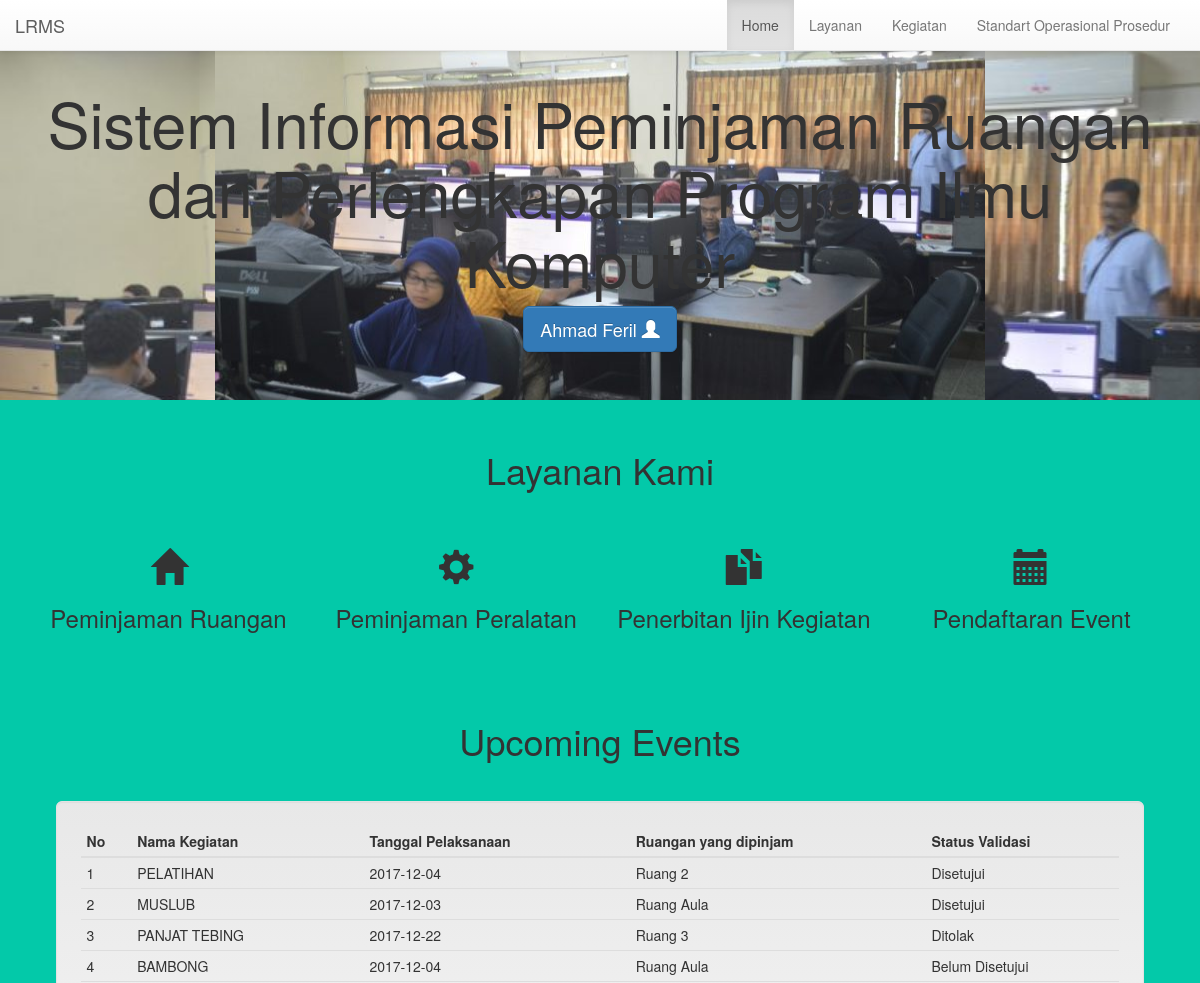
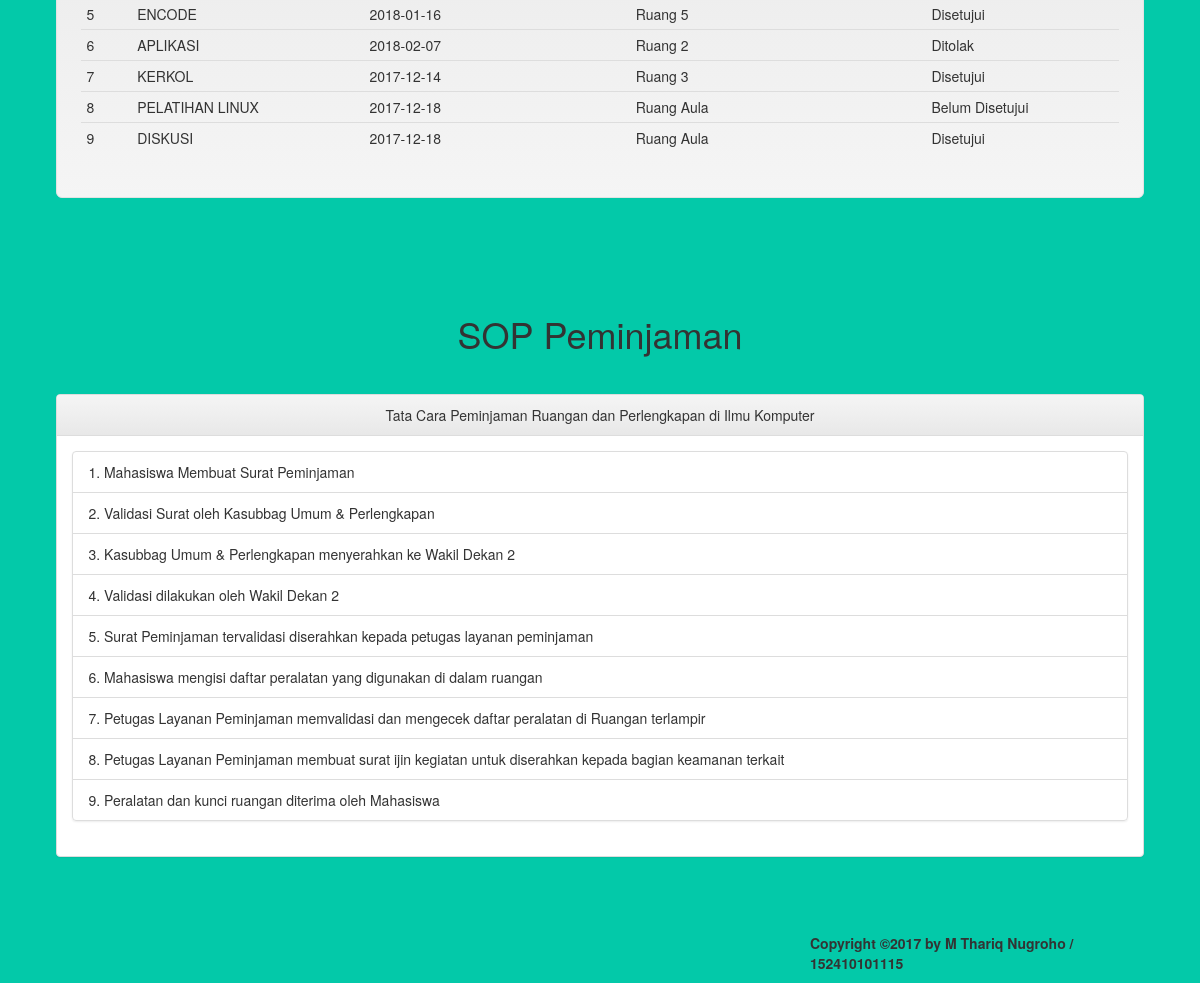
/ (signed in), run on the app's committed database (2 pictures, top to bottom).
### tables this page shows
CREATE TABLE `kegiatan` (
  `id_kegiatan` int(11) NOT NULL,
  `id_user` int(11) NOT NULL,
  `no_kegiatan` varchar(50) NOT NULL,
  `nama_kegiatan` varchar(50) NOT NULL,
  `tanggal` date NOT NULL,
  `ruangan` varchar(20) NOT NULL,
  `status` enum('Belum Disetujui','Disetujui','Ditolak','') NOT NULL,
  `status2` enum('Belum Disetujui','Disetujui','Ditolak','') NOT NULL
);

### web/model.php (called while the page is built, shortened)
<?php
class model
{
	function tampilDataKegiatan()
    {
		include 'koneksi.php';
		$data = mysqli_query($conn, "SELECT * FROM `kegiatan`");
		while($d = mysqli_fetch_array($data)){
			$hasil[]=$d;
		}
		return $hasil;
	}
}
?>

### web/index.php (the view, shortened to what this page needs)
<?php
include 'koneksi.php';
include 'model.php';
$db = new model;
?>
<!DOCTYPE html>
<html>
<head>
    <link rel="stylesheet" type="text/css" href="css/bootstrap.css">
    <link rel="stylesheet" href="https://maxcdn.bootstrapcdn.com/bootstrap/3.3.7/css/bootstrap.min.css">
</head>
<body style="background-color: #03C9A9" data-spy="scroll" data-target=".navbar" data-offset="50">
	<nav class="navbar navbar-default navbar-fixed-top">
        <div class="container-fluid">
            <div class="navbar-header">
                <a class="navbar-brand" href="#">LRMS</a>
            </div>
            <ul class="nav navbar-nav navbar-collapse navbar-right">
              <li class="active"><a href="#home ">Home</a></li>
              <li><a href="#layanan">Layanan</a></li>
              <li><a href="#kegiatan">Kegiatan</a></li>
              <li><a href="#sop">Standart Operasional Prosedur</a></li>
            </ul>
        </div>
    </nav>
    <div id="home" style="margin-top: 20px; background-image: url('images/bg-slider.jpg'); background-size: cover;">
        <div class="jumbotron text-center">
            <div class="container for-about">
                <h1>Sistem Informasi Peminjaman Ruangan dan Perlengkapan Program Ilmu Komputer</h1>
                <?php
                    if (!isset($_SESSION['userid'])){ ?>
                       <a href="login.php"><button type="button" class="btn btn-primary btn-lg"> Login <span class="glyphicon glyphicon-user"></span></button></a>
                    <?php }
                    elseif ($_SESSION['level']=="perkap") { ?>
                        <a href="dashPerkap.php"><button type="button" class="btn btn-primary btn-lg"> Perkap <span class="glyphicon glyphicon-user"></span></button></a>
                    <?php }
                    elseif ($_SESSION['level']=="mahasiswa") { ?>
                        <a href="dashMahasiswa.php"><button type="button" class="btn btn-primary btn-lg"> <?php echo $_SESSION['nama_mhs'];?> <span class="glyphicon glyphicon-user"></span></button></a>
                    <?php }
                    elseif ($_SESSION['level']=="kasieperkap") { ?>
                        <a href="dashKasiePerkap.php"><button type="button" class="btn btn-primary btn-lg"> Kasie Perkap <span class="glyphicon glyphicon-user"></span></button></a>
                    <?php }
                    elseif ($_SESSION['level']=="sekretaris2") { ?>
                        <a href="dashSekretaris2.php"><button type="button" class="btn btn-primary btn-lg"> Sekretaris 2 <span class="glyphicon glyphicon-user"></span></button></a>
                    <?php }
                    elseif ($_SESSION['level']=="satpam") { ?>
                        <a href="dashSatpam.php"><button type="button" class="btn btn-primary btn-lg"> Satpam <span class="glyphicon glyphicon-user"></span></button></a>
                    <?php }
                ?>
            </div>
        </div>
    </div>
    <div id="layanan" style="margin: 3.3%; margin-top: 20px">
        <div class="row">
            <span class="text-center"><h1>Layanan Kami</h1><br></span>
            <div class="col-lg-3"><h1 class="glyphicon glyphicon-home text-center center-block" style="margin-top: 30px"><h3 class="text-center">Peminjaman Ruangan</h3></h1></div>
            <div class="col-lg-3"><h1 class="glyphicon glyphicon-cog text-center center-block" style="margin-top: 30px"><h3 class="text-center">Peminjaman Peralatan</h3></h1></div>
            <div class="col-lg-3"><h1 class="glyphicon glyphicon-duplicate text-center center-block" style="margin-top: 30px"><h3 class="text-center">Penerbitan Ijin Kegiatan</h3></h1></div>
            <div class="col-lg-3"><h1 class="glyphicon glyphicon-calendar text-center center-block" style="margin-top: 30px"><h3 class="text-center">Pendaftaran Event</h3></h1></div>
        </div>
    </div>
    <div id="kegiatan" style="margin: 4.7%; margin-top: 3%">
        <div class="row">
            <span class="text-center" style="margin: 3.3%;margin-top: 5%"><h1>Upcoming Events</h1><br></span>
            <div class="col-lg-12" style="margin-top: 10px">
                <div class="well well-lg">
                    <table class="table table-condensed">
                        <thead>
                        <tr>
                            <th>No</th>
                            <th>Nama Kegiatan</th>
                            <th>Tanggal Pelaksanaan</th>
                            <th>Ruangan yang dipinjam</th>
                            <th>Status Validasi</th>
                        </tr>
                        </thead>
                        <tbody>
                            <?php
                                $no = 1;
                                foreach ($db->tampilDataKegiatan() as $data) {
                            ?>
                        <tr>
                            <td><?php echo $no++; ?></td>
                            <td><?php echo strtoupper($data['nama_kegiatan']); ?></td>
                            <td><?php echo $data['tanggal']; ?></td>
                            <td><?php echo $data['ruangan']; ?></td>
                            <td>
                                    <?php
                                    if ($data['status']== "Disetujui" && $data['status2'] == "Disetujui"){
                                        echo "Disetujui";
                                    } elseif ($data['status2'] == "Belum Disetujui"){
                                        echo "Belum Disetujui";
                                    } else {
                                        echo "Ditolak";
                                    }
                                    ?>
                            </td>
                        </tr>
                        <?php } ?>
                        </tbody>
                    </table>
                </div>
            </div>
        </div>
    </div>
    <div id="sop" style="margin: 4.7%; margin-top: 3%">
        <div class="row">
            <span class="text-center" style="margin: 3.3%;margin-top: 5%"><h1>SOP Peminjaman</h1><br></span>
            <div class="col-lg-12" style="margin-top: 10px">
                <div class="panel panel-default">
                    <div class="panel-heading text-center">Tata Cara Peminjaman Ruangan dan Perlengkapan di Ilmu Komputer</div>
                    <div class="panel-body">
                        <ol type="1" class="list-group">
                            <li class="list-group-item">1. Mahasiswa Membuat Surat Peminjaman</li>
                            <li class="list-group-item">2. Validasi Surat oleh Kasubbag Umum & Perlengkapan </li>
                            <li class="list-group-item">3. Kasubbag Umum & Perlengkapan menyerahkan ke Wakil Dekan 2</li>
                            <li class="list-group-item">4. Validasi dilakukan oleh Wakil Dekan 2</li>
                            <li class="list-group-item">5. Surat Peminjaman tervalidasi diserahkan kepada petugas layanan peminjaman</li>
                            <li class="list-group-item">6. Mahasiswa mengisi daftar peralatan yang digunakan di dalam ruangan</li>
                            <li class="list-group-item">7. Petugas Layanan Peminjaman memvalidasi dan mengecek daftar peralatan di Ruangan terlampir</li>
                            <li class="list-group-item">8. Petugas Layanan Peminjaman membuat surat ijin kegiatan untuk diserahkan kepada bagian keamanan terkait</li>
                            <li class="list-group-item">9. Peralatan dan kunci ruangan diterima oleh Mahasiswa</li>
                        </ol>
                    </div>
                </div>
            </div>
        </div>
    </div>
    <footer>
        <div class="container">
            <div class="row vcenter">
                <div class="pull-right col-lg-4 col-xs-12">
                    <p><strong>Copyright &copy;2017 by M Thariq Nugroho / 152410101115</strong></p>
                </div>
            </div>
        </div>
    </footer>
</body>
</html>

### data on the page
kegiatan: nama_kegiatan "PELATIHAN", tanggal "2017-12-04", ruangan "Ruang 2", status "Disetujui"
kegiatan: nama_kegiatan "MUSLUB", tanggal "2017-12-03", ruangan "Ruang Aula", status "Disetujui"
kegiatan: nama_kegiatan "PANJAT TEBING", tanggal "2017-12-22", ruangan "Ruang 3", status "Ditolak"
kegiatan: nama_kegiatan "BAMBONG", tanggal "2017-12-04", ruangan "Ruang Aula", status "Belum Disetujui"
kegiatan: nama_kegiatan "ENCODE", tanggal "2018-01-16", ruangan "Ruang 5", status "Disetujui"
kegiatan: nama_kegiatan "APLIKASI", tanggal "2018-02-07", ruangan "Ruang 2", status "Ditolak"
kegiatan: nama_kegiatan "KERKOL", tanggal "2017-12-14", ruangan "Ruang 3", status "Disetujui"
kegiatan: nama_kegiatan "PELATIHAN LINUX", tanggal "2017-12-18", ruangan "Ruang Aula", status "Belum Disetujui"
kegiatan: nama_kegiatan "DISKUSI", tanggal "2017-12-18", ruangan "Ruang Aula", status "Disetujui"

### other printed values
$_SESSION['nama_mhs'] "Ahmad Feril"
